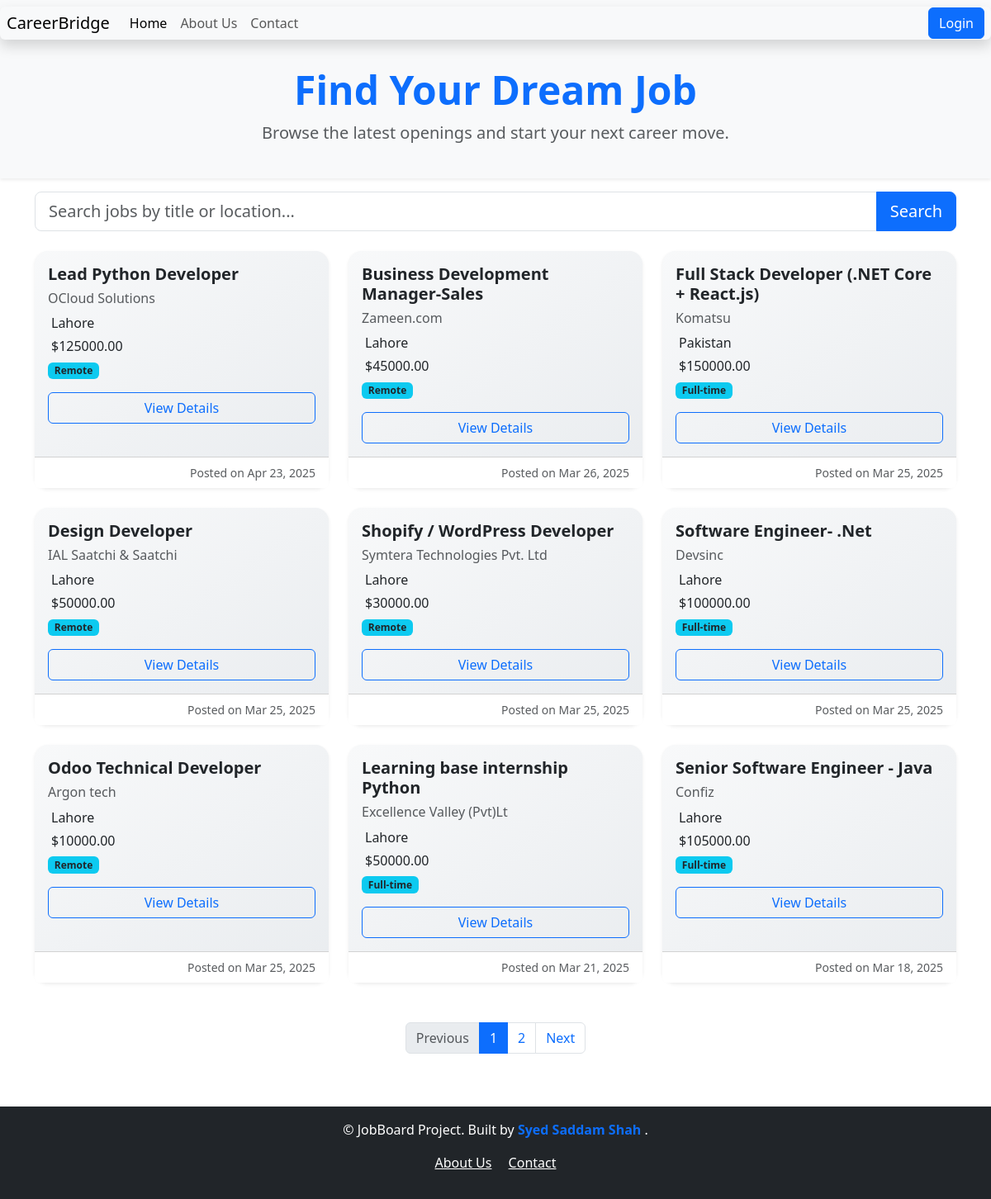
The app's page /, older data.
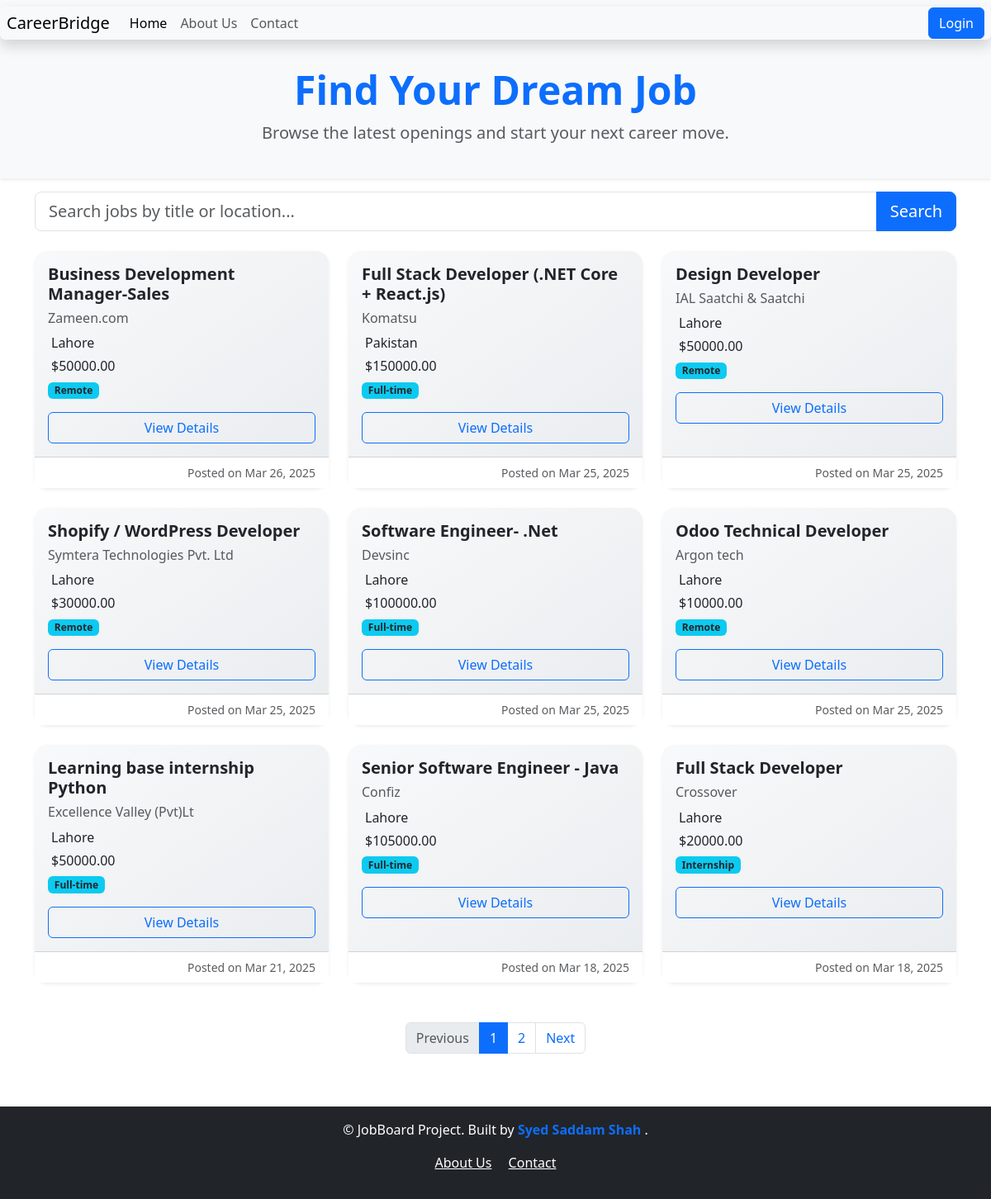
The same page, newer data.
### job/models.py (models this page shows, shortened)
class Job(models.Model):
    JOB_TYPES = [
        ('Full-time', 'Full-time'),
        ('Part-time', 'Part-time'),
        ('Remote', 'Remote'),
        ('Internship', 'Internship'),
    ]
    title = models.CharField(max_length=200)
    company_name = models.CharField(max_length=200)
    description = models.TextField()
    location = models.CharField(max_length=100)
    salary = models.DecimalField(max_digits=10, decimal_places=2, null= True, blank=True)
    job_type = models.CharField(max_length=20, choices=JOB_TYPES, default='Full-time')
    date_of_posting = models.DateTimeField(auto_now_add= True)
    class Meta:
        ordering = ['-date_of_posting']
        verbose_name = 'Job Posting'
        verbose_name_plural = 'Job Postings'

### job/views.py (the view)
# urls.py: path('', views.job_list, name = 'job_list'),
def job_list(request):
    query = request.GET.get('q', '')
    jobs = Job.objects.all().order_by('-date_of_posting')
    if query:
        jobs = jobs.filter(
            Q(title__icontains=query) |
            Q(location__icontains=query) |
            Q(company_name__icontains=query)
        )
    paginator = Paginator(jobs, 9)  # Show 9 jobs per page
    page_number = request.GET.get('page')
    page_obj = paginator.get_page(page_number)
    return render(request, 'job_list.html', {
        'jobs': page_obj,
        'query': query
    })

### job/templates/job_list.html (shortened to what this page needs)
{% extends 'base.html' %}
{% load static %}
{% block content %}
<div class="bg-light py-4 text-center shadow-sm mb-3">
    <div class="container">
        <h1 class="display-5 fw-bold text-primary">Find Your Dream Job</h1>
        <p class="lead text-muted">Browse the latest openings and start your next career move.</p>
    </div>
</div>
<div class="container mb-4">
    <form method="get" action="{% url 'job_list' %}">
        <div class="input-group">
            <input type="text" name="q" class="form-control form-control-lg"
                   placeholder="Search jobs by title or location..."
                   value="{{ query|default:'' }}">
            <button type="submit" class="btn btn-primary btn-lg">Search</button>
        </div>
    </form>
</div>
<div class="container">
    {% if jobs %}
    <div class="row g-4">
        {% for job in jobs %}
        <div class="col-md-6 col-lg-4">
            <div class="card job-card text-dark bg-light border-0 shadow-sm h-100">
                <div class="card-body">
                    <h5 class="fw-bold">{{ job.title }}</h5>
                    <h6 class="text-muted">{{ job.company_name }}</h6>
                    <p class="mb-1">
                         {{ job.location }}
                    </p>
                    <p class="mb-1">
                        {% if job.salary %} ${{ job.salary }} {% else %} Not specified {% endif %}
                    </p>
                    <span class="badge bg-info text-dark">{{ job.job_type }}</span>
                    <div class="mt-3">
                        <a href="{% url 'job_detail' job.id %}" class="btn btn-outline-primary w-100">View Details</a>
                    </div>
                </div>
                <div class="card-footer bg-white text-muted small text-end">
                    Posted on {{ job.date_of_posting|date:"M d, Y" }}
                </div>
            </div>
        </div>
        {% endfor %}
    </div>
    <div class="mt-5 d-flex justify-content-center">
        <nav>
            <ul class="pagination">
                {% if jobs.has_previous %}
                <li class="page-item">
                    <a class="page-link" href="?page={{ jobs.previous_page_number }}{% if query %}&q={{ query }}{% endif %}">Previous</a>
                </li>
                {% else %}
                <li class="page-item disabled"><span class="page-link">Previous</span></li>
                {% endif %}
                {% for num in jobs.paginator.page_range %}
                <li class="page-item {% if jobs.number == num %}active{% endif %}">
                    <a class="page-link" href="?page={{ num }}{% if query %}&q={{ query }}{% endif %}">{{ num }}</a>
                </li>
                {% endfor %}
                {% if jobs.has_next %}
                <li class="page-item">
                    <a class="page-link" href="?page={{ jobs.next_page_number }}{% if query %}&q={{ query }}{% endif %}">Next</a>
                </li>
                {% else %}
                <li class="page-item disabled"><span class="page-link">Next</span></li>
                {% endif %}
            </ul>
        </nav>
    </div>
    {% else %}
    <div class="text-center py-5">
        <h4 class="text-muted">🚧 No jobs found</h4>
        <p>New opportunities are coming soon. Stay tuned!</p>
    </div>
    {% endif %}
</div>
{% endblock %}

Row changes from the older to the newer data that the page shows:
removed Job: title "Lead Python Developer", company_name "OCloud Solutions", location "Lahore", salary "125000.00", job_type "Remote", date_of_posting "Apr 23, 2025"
changed Job "Business Development Manager-Sales": salary "45000.00" → "50000.00"
now on this page (row unchanged): Job: title "Full Stack Developer", company_name "Crossover", location "Lahore", salary "20000.00", job_type "Internship", date_of_posting "Mar 18, 2025"
